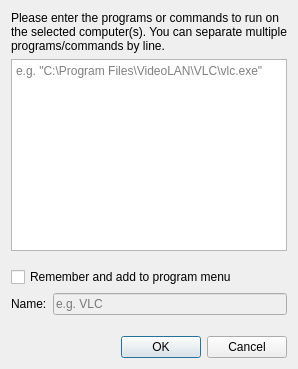
<?xml version="1.0" encoding="UTF-8"?>
<ui version="4.0">
 <author>Tobias Junghans</author>
 <class>RunProgramDialog</class>
 <widget class="QDialog" name="RunProgramDialog">
  <property name="windowTitle">
   <string>Run programs</string>
  </property>
  <property name="windowIcon">
   <iconset resource="desktopservices.qrc">
    <normaloff>:/desktopservices/preferences-desktop-launch-feedback.png</normaloff>:/desktopservices/preferences-desktop-launch-feedback.png</iconset>
  </property>
  <layout class="QGridLayout" name="gridLayout">
   <item row="6" column="0" colspan="2">
    <widget class="QDialogButtonBox" name="buttonBox">
     <property name="standardButtons">
      <set>QDialogButtonBox::Cancel|QDialogButtonBox::Ok</set>
     </property>
    </widget>
   </item>
   <item row="2" column="0" colspan="2">
    <spacer name="verticalSpacer">
     <property name="orientation">
      <enum>Qt::Vertical</enum>
     </property>
     <property name="sizeHint" stdset="0">
      <size>
       <width>20</width>
       <height>10</height>
      </size>
     </property>
    </spacer>
   </item>
   <item row="4" column="0">
    <widget class="QLabel" name="label">
     <property name="text">
      <string>Name:</string>
     </property>
    </widget>
   </item>
   <item row="1" column="0" colspan="2">
    <widget class="QTextEdit" name="programInputTextEdit">
     <property name="placeholderText">
      <string>e.g. &quot;C:\Program Files\VideoLAN\VLC\vlc.exe&quot;</string>
     </property>
    </widget>
   </item>
   <item row="3" column="0" colspan="2">
    <widget class="QCheckBox" name="rememberCheckBox">
     <property name="text">
      <string>Remember and add to program menu</string>
     </property>
    </widget>
   </item>
   <item row="4" column="1">
    <widget class="QLineEdit" name="presetNameEdit">
     <property name="enabled">
      <bool>false</bool>
     </property>
     <property name="placeholderText">
      <string>e.g. VLC</string>
     </property>
    </widget>
   </item>
   <item row="0" column="0" colspan="2">
    <widget class="QLabel" name="label_3">
     <property name="text">
      <string>Please enter the programs or commands to run on the selected computer(s). You can separate multiple programs/commands by line.</string>
     </property>
     <property name="wordWrap">
      <bool>true</bool>
     </property>
    </widget>
   </item>
   <item row="5" column="0" colspan="2">
    <spacer name="verticalSpacer_2">
     <property name="orientation">
      <enum>Qt::Vertical</enum>
     </property>
     <property name="sizeHint" stdset="0">
      <size>
       <width>20</width>
       <height>15</height>
      </size>
     </property>
    </spacer>
   </item>
  </layout>
 </widget>
 <resources>
  <include location="desktopservices.qrc"/>
 </resources>
 <connections>
  <connection>
   <sender>buttonBox</sender>
   <signal>accepted()</signal>
   <receiver>RunProgramDialog</receiver>
   <slot>accept()</slot>
   <hints>
    <hint type="sourcelabel">
     <x>199</x>
     <y>384</y>
    </hint>
    <hint type="destinationlabel">
     <x>199</x>
     <y>206</y>
    </hint>
   </hints>
  </connection>
  <connection>
   <sender>buttonBox</sender>
   <signal>rejected()</signal>
   <receiver>RunProgramDialog</receiver>
   <slot>reject()</slot>
   <hints>
    <hint type="sourcelabel">
     <x>199</x>
     <y>384</y>
    </hint>
    <hint type="destinationlabel">
     <x>199</x>
     <y>206</y>
    </hint>
   </hints>
  </connection>
  <connection>
   <sender>rememberCheckBox</sender>
   <signal>toggled(bool)</signal>
   <receiver>presetNameEdit</receiver>
   <slot>setEnabled(bool)</slot>
   <hints>
    <hint type="sourcelabel">
     <x>225</x>
     <y>273</y>
    </hint>
    <hint type="destinationlabel">
     <x>225</x>
     <y>315</y>
    </hint>
   </hints>
  </connection>
 </connections>
</ui>
